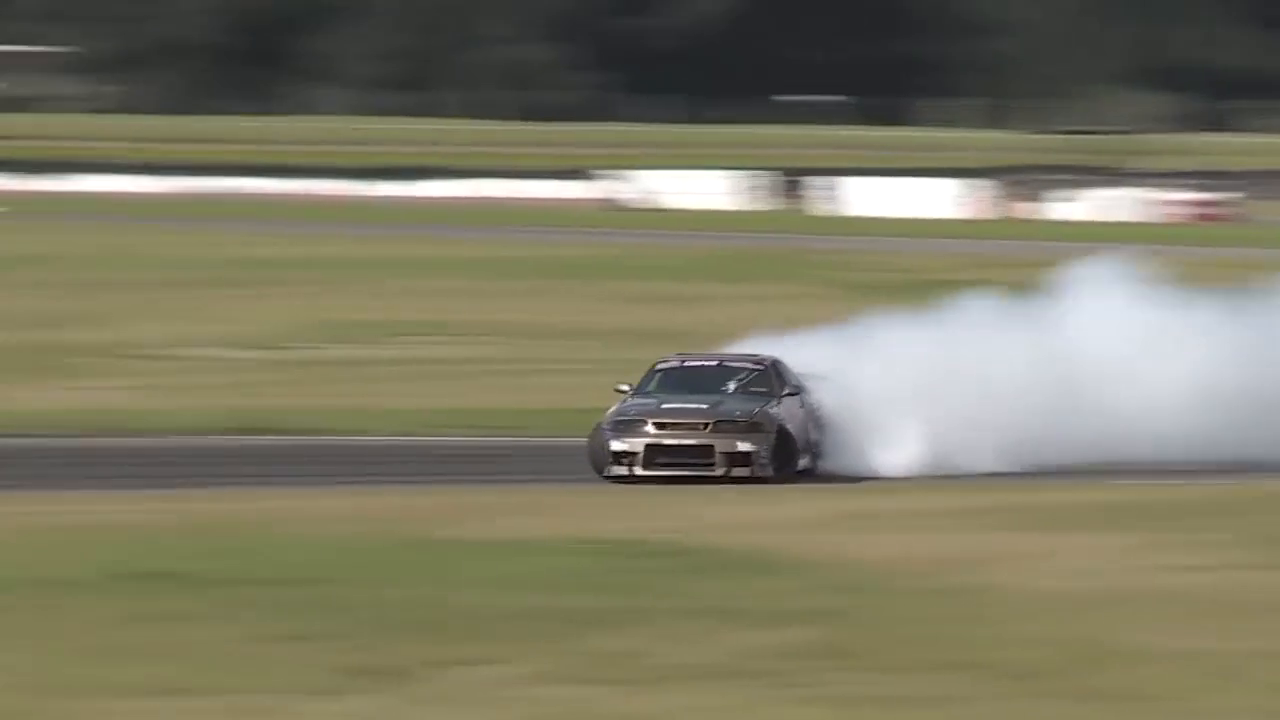
#> input picture frame 23 of Mastering-OpenCV-with-Python/module04-video-processing-and-analysis/race_car.mp4, 1280 x 720 px
$ jupyter execute 16_02_Object_Tracking_Analysis.ipynb
#> lines starting #> are read from the running program, lines starting #| are printed output that depends on the picture
<h1 style="font-size:30px;">Object Tracking Analysis</h1>

In this notebook we will demonstrate how to execute multiple trackers and compare the results in a multi-view output video. This technique can be very valuable for assessing which tracking algorithm may be best suited for your particular application.

<br>
<center>

</center>
<br>

[cell 1]
if 'google.colab' in str(get_ipython()):
    print("Downloading Code to Colab Environment")
    !wget https://www.dropbox.com/sh/uklrcxd2d4zfcp3/AAAQiMxAHkBlQUP-6wCzTa58a?dl=1 -O module-code.zip -q --show-progress
    !unzip -qq module-code.zip
    !pip install --upgrade opencv-contrib-python
else:
    pass

[cell 2]
import cv2
import numpy as np
import matplotlib.pyplot as plt
from moviepy.editor import VideoFileClip

# 1.  Define Data Structures and Helper Functions

[cell 3]
tracker_dict = dict(
    BOOSTING   = cv2.legacy.TrackerBoosting_create(),
    CSRT       = cv2.legacy.TrackerCSRT_create(),
    KCF        = cv2.legacy.TrackerKCF_create(),
    MEDIANFLOW = cv2.legacy.TrackerMedianFlow_create(),
    MIL        = cv2.legacy.TrackerMIL_create(),
    MOSSE      = cv2.legacy.TrackerMOSSE_create(),
    TLD        = cv2.legacy.TrackerTLD_create(),
)

resolution_dict = {
    '360p':(480,360),
    '480p':(858,480),
    '720p':(1280,720),
    '1080p':(1920,1080)
    }

class VideoSpec:
    # Constructor
    def __init__(self,video_filename, resolution, bbox):
        self.video_filename = video_filename
        self.res = resolution
        self.bbox = bbox

def draw_bounding_box(frame, bbox, ok, color=(0, 255, 255), thickness=2):
    if ok:
        p1 = (int(bbox[0]), int(bbox[1]))
        p2 = (int(bbox[0] + bbox[2]), int(bbox[1] + bbox[3]))
        cv2.rectangle(frame, p1, p2, color, thickness)
    else:
        cv2.putText(frame, "Tracking failure detected", (10,80), cv2.FONT_HERSHEY_SIMPLEX, 0.75, (0, 0, 255), 2)


def draw_banner_text(frame, text, banner_height_percent = 0.08, font_scale=1.5, font_thickness=2,
                    text_alignment = "center",  text_color = (0,255,0)):

    # Draw a black filled banner across the top of the image frame.
    # percent: banner height as a percentage of the frame height.
    banner_height = int(banner_height_percent * frame.shape[0])
    cv2.rectangle(frame, (0,0), (frame.shape[1],banner_height), (0,0,0), thickness=-1)

    # Draw text on banner
    width = frame.shape[0]
    alignment_dict = dict(left = width//4, center = width//2, right = width*3//4)
    left_offset = alignment_dict[text_alignment]
    location = (left_offset, banner_height - 10)
    cv2.putText(frame, text, location, cv2.FONT_HERSHEY_PLAIN, font_scale, text_color,
                font_thickness, cv2.LINE_AA)


def draw_text(frame, text, location=(20,20), font_scale=1, color=(50,170,50), font_thickness=2):
    cv2.putText(frame, text, location, cv2.FONT_HERSHEY_SIMPLEX, font_scale, color,
                font_thickness, cv2.LINE_AA)

def get_trackers(tracker_names, tracker_dict):

    tracker_objects = []
    for tracker in tracker_names:
        tracker_objects.append(tracker_dict[tracker])

    return tracker_objects

def initialize_trackers(tracker_objects, frame, bbox):

    for tracker in tracker_objects:
        tracker.init(frame, bbox)


def get_tracker_results(tracker_objects, frame, tracker_names):

    n = len(tracker_objects)
    init_frames_list = [frame.copy() for i in range(n)]
    final_frames_list = []

    for i in range(n):
        ok, result = update_tracker(tracker_objects[i], init_frames_list[i], tracker_names[i])
        final_frames_list.append(result)

    return final_frames_list


def update_tracker(tracker, frame, tracker_type):

    timer = cv2.getTickCount()

    # Update tracker.
    ok, bbox = tracker.update(frame)

    # Calculate Frames per second (FPS).
    fps = cv2.getTickFrequency() / (cv2.getTickCount() - timer)

    # Draw bounding box.
    draw_bounding_box(frame, bbox, ok)

    # Display tracker type on frame.
    draw_banner_text(frame, tracker_type + ' Tracker' + ', FPS : ' + str(int(fps)))

    return ok, frame


def get_output_video_dims(tracker_names, resolution_specs):

    width, height = resolution_specs
    n = len(tracker_names)
    if n == 1:
        return width, height
    if n == 2:
        return width*2, height
    if n == 4:
        return width*2, height*2
    if n == 6:
        return width*3, height*2
    if n == 8:
        return width*4, height*2


def align_frames(frames_list):

    n = len(frames_list)

    if n == 1 :
        return frames_list[0]

    if n == 2:
        return np.hstack([frames_list[0],frames_list[1]])

    if n == 4:
        top = np.hstack([frames_list[0], frames_list[1]])
        bottom = np.hstack([frames_list[2], frames_list[3]])
        return np.vstack([top, bottom])

    if n == 6:
        top = np.hstack([frames_list[0], frames_list[1], frames_list[2]])
        bottom = np.hstack([frames_list[3], frames_list[4], frames_list[5]])
        return np.vstack([top, bottom])

    if n == 8:
        top = np.hstack([frames_list[0], frames_list[1], frames_list[2], frames_list[3]])
        bottom = np.hstack([frames_list[4], frames_list[5], frames_list[6], frames_list[7]])
        return np.vstack([top, bottom])

# 2. Define the Main Controller for Tracking

[cell 4]
def run_tracker(tracker_names, video_spec, video_output_file_name):

    # Create the video capture object.
    video_cap = cv2.VideoCapture(video_spec.video_filename)

    # Confirm video file can be opened.
    if video_cap.isOpened():
        width  = int(video_cap.get(cv2.CAP_PROP_FRAME_WIDTH))
        height = int(video_cap.get(cv2.CAP_PROP_FRAME_HEIGHT))
        fps    = int(video_cap.get(cv2.CAP_PROP_FPS))
    else:
        print("Could not open video")
        sys.exit()

    # Set up video writer object for mp4.
    fourcc = cv2.VideoWriter_fourcc(*'mp4v')
    fps_write = fps  # or other desired value
    resolution_specs = resolution_dict.get(video_spec.res)
    output_video_dim = get_output_video_dims(tracker_names, resolution_specs)
    video_out = cv2.VideoWriter(video_output_file_name, fourcc, fps_write, output_video_dim)

    # Read the first frame.
    ok, frame = video_cap.read()
#> frame is the input picture: shape (720, 1280, 3); mean B, G, R 100.6, 122.4, 125.5
    if not ok:
        print ('Cannot read video file')
        sys.exit()

    # Resize the image frame to the specified resolution.
    frame = cv2.resize(frame, resolution_specs, interpolation = cv2.INTER_AREA)
#> frame: shape (480, 858, 3)

    # Get the list of tracker objects.
    tracker_objects = get_trackers(tracker_names, tracker_dict)

    # Initialize trackers.
    initialize_trackers(tracker_objects, frame, video_spec.bbox)

    #-----------------------
    # Process video frames.
    #-----------------------
    while True:

        ok, frame = video_cap.read()
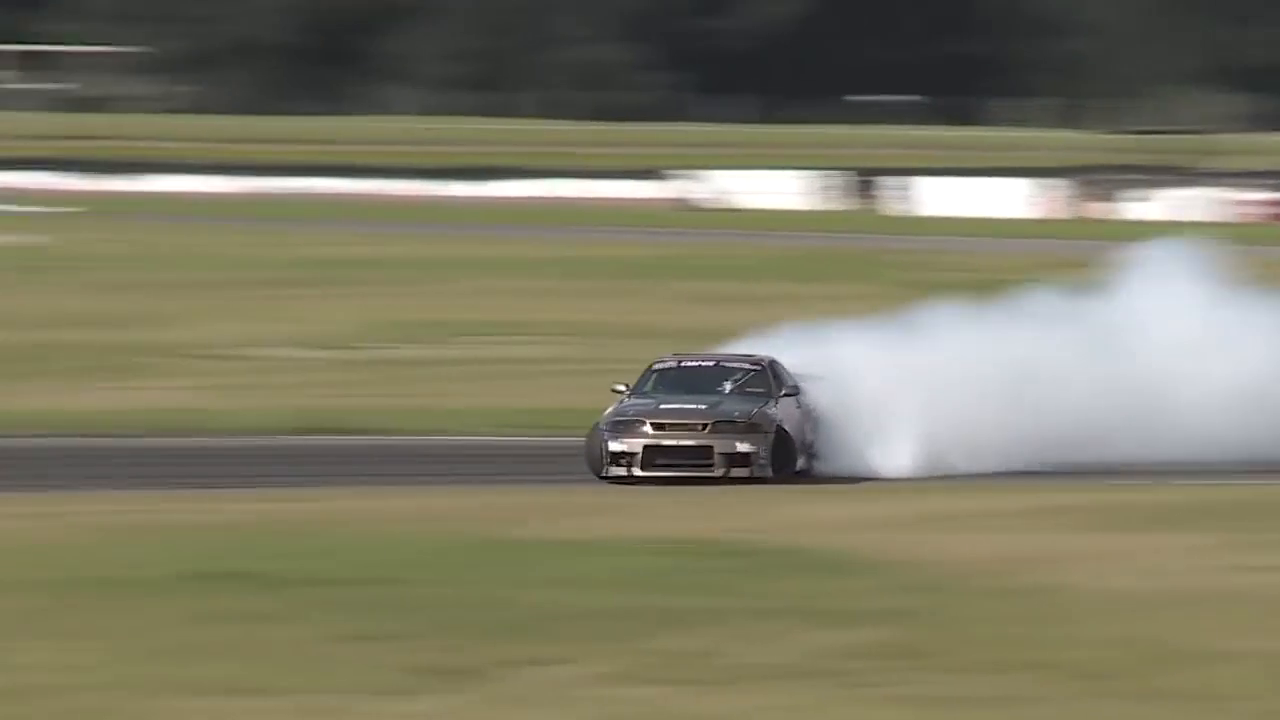
#> input picture frame 24 of Mastering-OpenCV-with-Python/module04-video-processing-and-analysis/race_car.mp4, 1280 x 720 px
#> frame is the input picture: shape (720, 1280, 3); mean B, G, R 101, 123, 126
        if not ok:
            break

        # Resize the frame to the specified resolution.
        frame = cv2.resize(frame, resolution_specs, interpolation = cv2.INTER_AREA)
#> frame: shape (480, 858, 3)

        # Retrieve the results for each tracker.
        frames_list = get_tracker_results(tracker_objects, frame, tracker_names)
#> in get_tracker_results, `n = len(tracker_objects)`: n = 2
#> in get_tracker_results, `init_frames_list = [frame.copy() for i in range(n)]`: init_frames_list = 2 items
#> the loop in get_tracker_results, `for i in range(n):` made 2 passes
#> (ok, bbox in update_tracker) on passes 1 to 2: (True, (366, 225, 180, 80)), (True, (369, 226, 180, 80))
#> pass 1, in get_tracker_results, `ok, result = update_tracker(tracker_objects[i], init_frames_list[i], t..`:
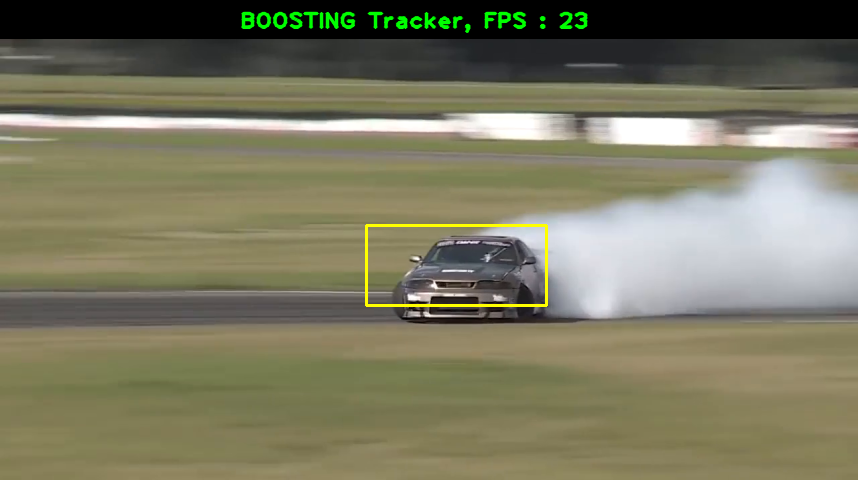
#> result: shape (480, 858, 3); mean of channels 0, 1, 2 96.5, 120.9, 122.5; drawn as B, G, R
#> frames_list = 2 items

        # Compose the final results in a multi-view layout.
        result = align_frames(frames_list)
#> in align_frames, `n = len(frames_list)`: n = 2
#> in align_frames, `return np.hstack([frames_list[0],frames_list[1]])`:
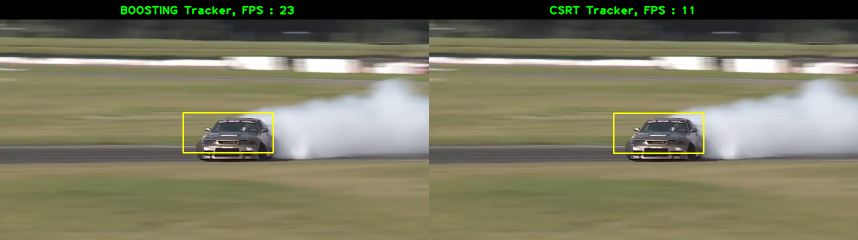
#> returned value: shape (480, 1716, 3) (shown at 1/2 size); mean of channels 0, 1, 2 96.5, 120.7, 122.4; drawn as B, G, R

        video_out.write(result)

    video_cap.release()
    video_out.release()

$ run again, starting later in the video
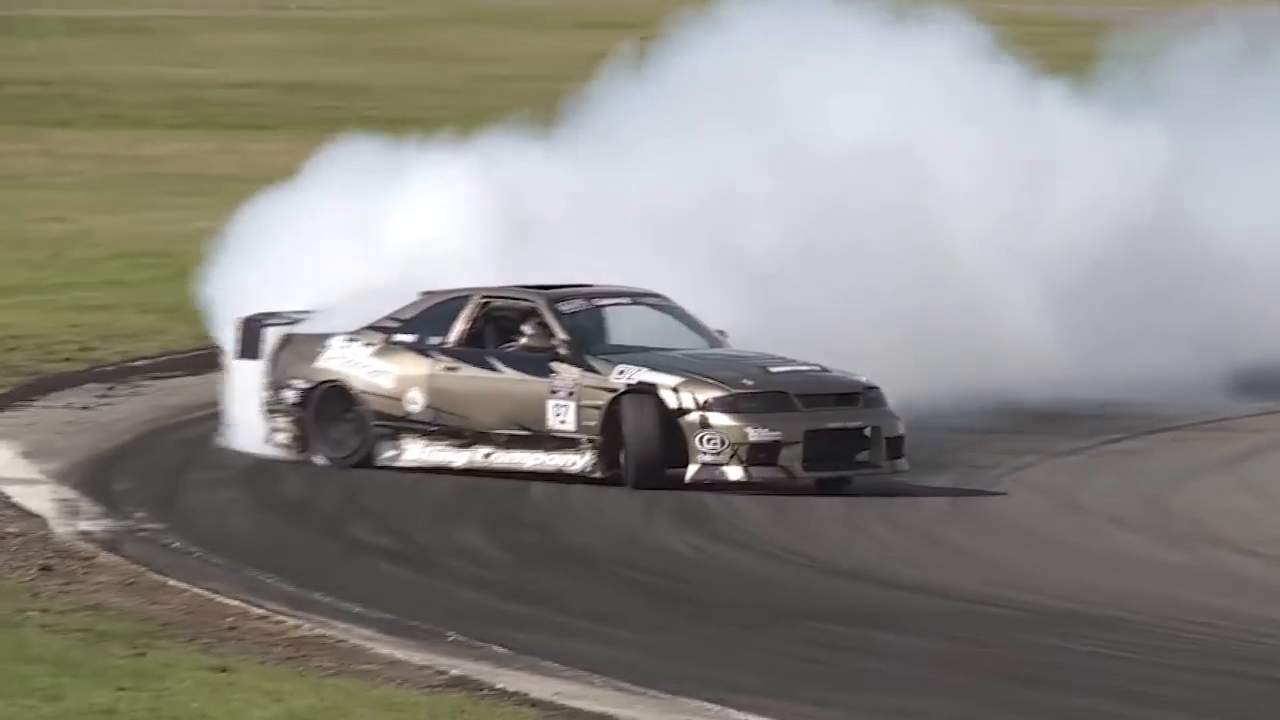
#> input picture frame 105 of Mastering-OpenCV-with-Python/module04-video-processing-and-analysis/race_car.mp4, 1280 x 720 px
#> in run_tracker, frame is the input picture: shape (720, 1280, 3); mean B, G, R 129.8, 135.6, 137.4
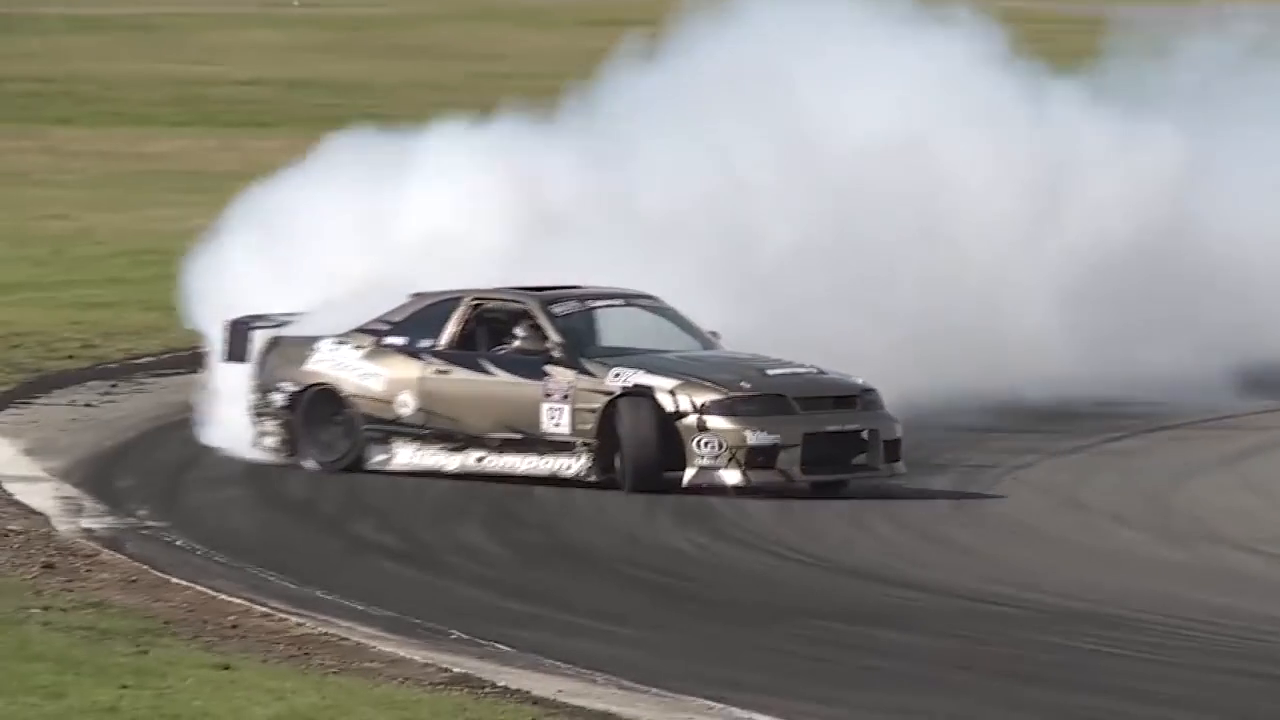
#> input picture frame 106 of Mastering-OpenCV-with-Python/module04-video-processing-and-analysis/race_car.mp4, 1280 x 720 px
#> in run_tracker, frame is the input picture: shape (720, 1280, 3); mean B, G, R 131.2, 136.7, 138.3
#> in get_tracker_results, `n = len(tracker_objects)`: n = 2
#> init_frames_list = 2 items
#> the loop in get_tracker_results, `for i in range(n):` made 2 passes
#> (ok, bbox in update_tracker) on passes 1 to 2: (True, (368, 226, 180, 80)), (True, (368, 227, 180, 80))
#> in align_frames, `n = len(frames_list)`: n = 2
#> in align_frames, `return np.hstack([frames_list[0],frames_list[1]])`:
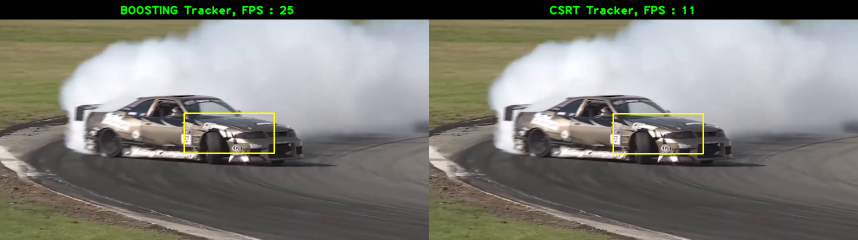
#> returned value: shape (480, 1716, 3) (shown at 1/2 size); mean of channels 0, 1, 2 119.9, 126.2, 126.4; drawn as B, G, R

$ run again, starting later in the video
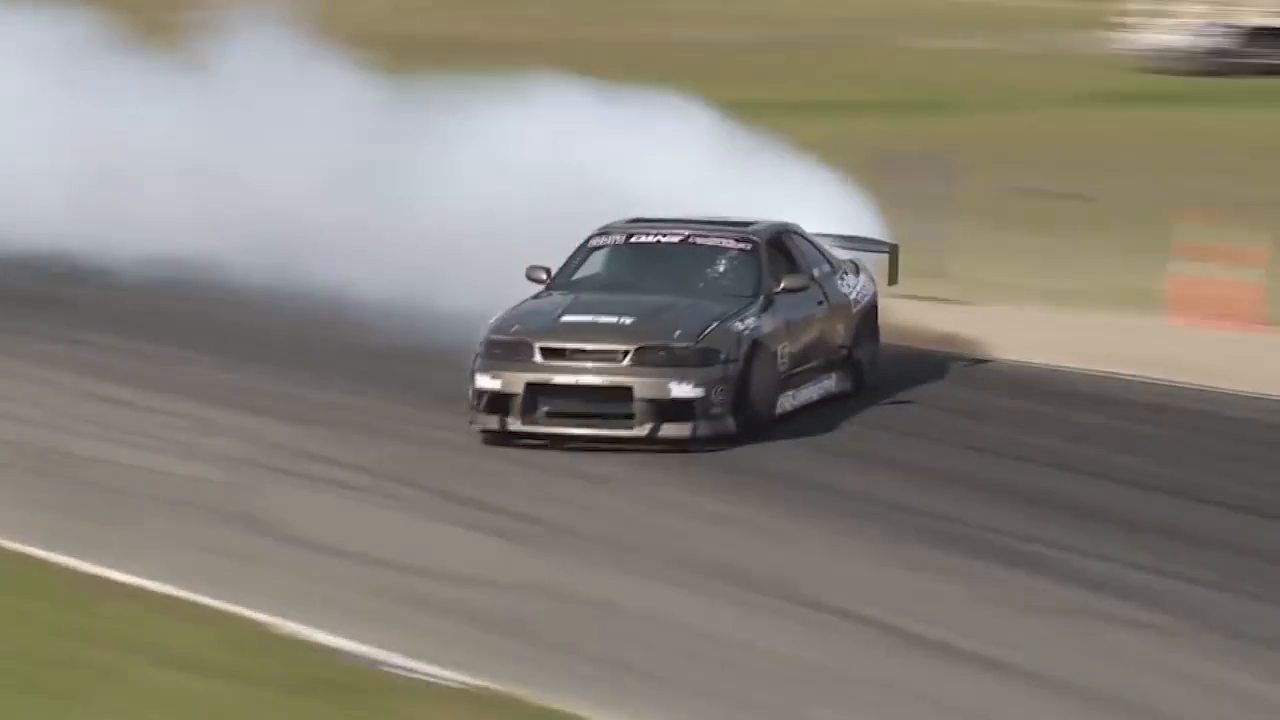
#> input picture frame 188 of Mastering-OpenCV-with-Python/module04-video-processing-and-analysis/race_car.mp4, 1280 x 720 px
#> in run_tracker, frame is the input picture: shape (720, 1280, 3); mean B, G, R 121.5, 131.3, 136.2
#> in get_tracker_results, `n = len(tracker_objects)`: n = 2
#> init_frames_list = 2 items
#> the loop in get_tracker_results, `for i in range(n):` made 2 passes
#> (ok, bbox in update_tracker) on passes 1 to 2: (True, (372, 225, 180, 80)), (True, (370, 225, 180, 80))
#> pass 1, in get_tracker_results, `ok, result = update_tracker(tracker_objects[i], init_frames_list[i], t..`:
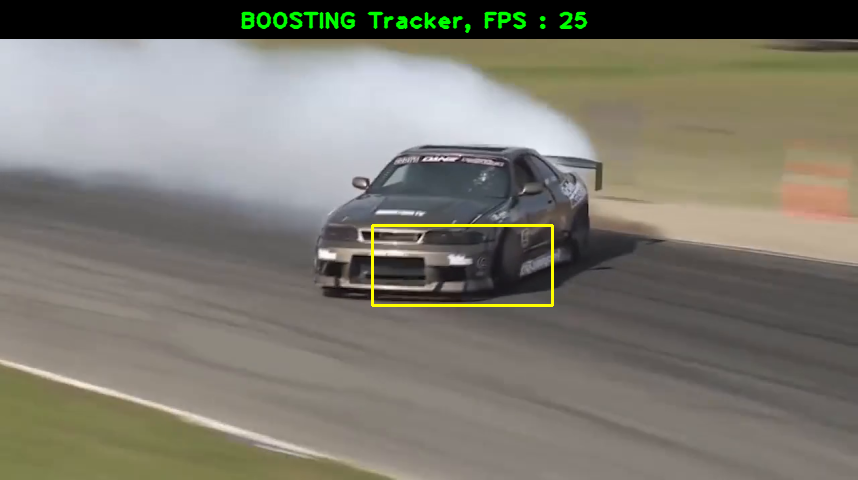
#> result: shape (480, 858, 3); mean of channels 0, 1, 2 111.5, 121.9, 124.5; drawn as B, G, R
#> in align_frames, `n = len(frames_list)`: n = 2
#> in align_frames, `return np.hstack([frames_list[0],frames_list[1]])`:
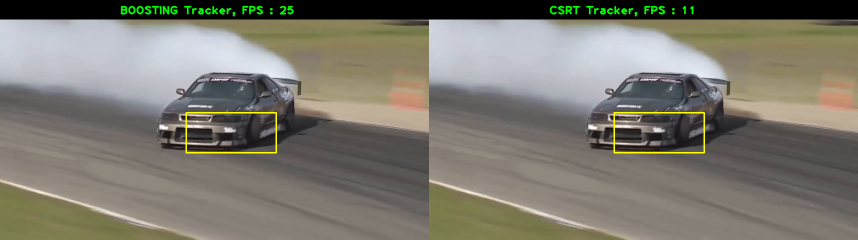
#> returned value: shape (480, 1716, 3) (shown at 1/2 size); mean of channels 0, 1, 2 111.5, 121.7, 124.5; drawn as B, G, R
